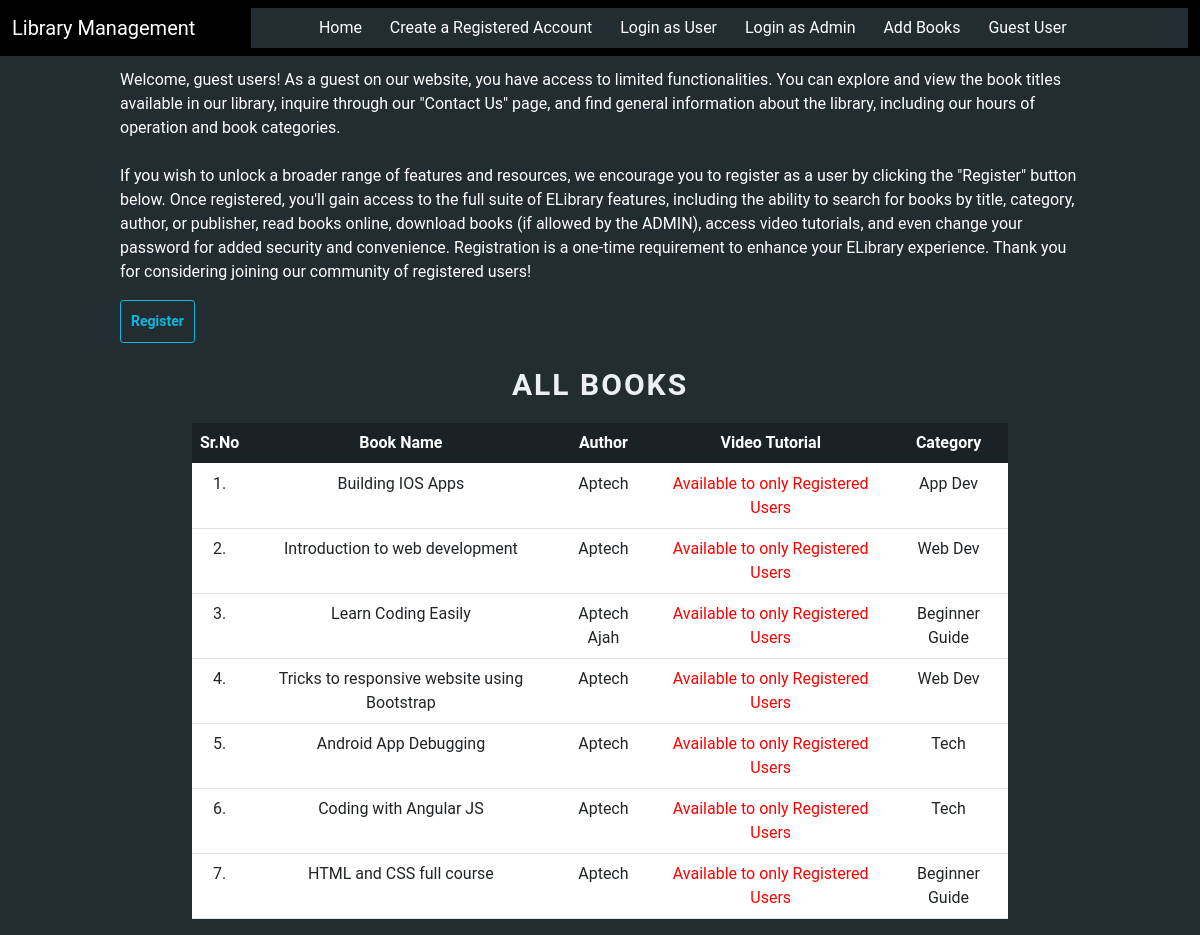
Screenshot of /guest_user/ with the database file from the repository.
### library/models.py (models this page shows, shortened)
class Book(models.Model):
    name = models.CharField(max_length=200)
    author = models.CharField(max_length=200)
    isbn = models.URLField()
    category = models.CharField(max_length=50)

### library/views.py (the view)
# urls.py: path("guest_user/", views.guest_books, name="guest_user"),
def guest_books(request):
    books = Book.objects.all()
    return render(request, "guest_user.html", {'books':books})

### library/templates/guest_user.html (shortened to what this page needs)
{% extends 'basic.html' %}
{% load static %}
{% block body %}
<div class="guest_text">
    <p style="color: white;">Welcome, guest users! As a guest on our website, you have access to limited functionalities. You can explore and view the book titles available in our library, inquire through our "Contact Us" page, and find general information about the library, including our hours of operation and book categories. <br> <br>
        If you wish to unlock a broader range of features and resources, we encourage you to register as a user by clicking the "Register" button below. Once registered, you'll gain access to the full suite of ELibrary features, including the ability to search for books by title, category, author, or publisher, read books online, download books (if allowed by the ADMIN), access video tutorials, and even change your password for added security and convenience. Registration is a one-time requirement to enhance your ELibrary experience. Thank you for considering joining our community of registered users!</p>
        <a class="regbutton btn btn-outline-primary btn-sm" href="/registereduser_registration/">Register</a>
</div>
<div class="container mt-4">
    <h1 class="text-center">ALL BOOKS</h1>
    <div class="table-responsive">
    <table class="table table-hover" id="example">
        <thead>
            <tr>
                <th>Sr.No</th>
                <th>Book Name</th>
                <th>Author</th>
                <th>Video Tutorial</th>
                <th>Category</th>
            </tr>
        </thead>
        <tbody>
            {% for book in books %}
            <tr>
                <td>{{forloop.counter}}.</td>
                <td>{{book.name}}</td>
                <td>{{book.author}}</td>
                <td style="color: red;">Available to only Registered Users</td>
                <td>{{book.category}}</td>
            </tr>
            {% endfor %}
        </tbody>
    </table>
</div>
</div>
{% endblock %}

### library/templates/basic.html (shortened to what this page needs)
{% load static %}
<!doctype html>
<html lang="en">
  <head>
    <link href="https://cdn.jsdelivr.net/npm/bootstrap@5.1.0/dist/css/bootstrap.min.css" rel="stylesheet">
    <link rel="stylesheet" href="{% static 'style.css' %}">
  </head>
  <body >
    <nav  class="navbar navbar-expand-lg navbar-black bg-black sticky-top">
        <div style="background-color: black;" class="container-fluid">
          <a style="color: white;"  class="navbar-brand" href="#">Library Management</a>
          <lord-icon
          src="https://cdn.lordicon.com/wxnxiano.json"
          trigger="loop"
          colors="primary:#0db8de,secondary:#27ef9f"
          stroke="40"
          state="loop"
          style="width:40px;height:40px">
      </lord-icon>
          <div style="background-color: #222D32" class="collapse navbar-collapse" id="navbarSupportedContent">
            <ul class="navbar-nav me-auto mb-2 mb-lg-0">
              <li class="nav-item">
                <a style="color: white;" class="nav-link active" aria-current="page" href="/">Home</a>
              </li>
              <li class="nav-item">
                <a  style="color: white;" class="nav-link active" href="/registereduser_registration/">Create a Registered Account</a>
              </li>
              <li class="nav-item">
                <a style="color: white;" class="nav-link active" href="/registereduser_login/">Login as User</a>
              </li>
              <li class="nav-item">
                <a style="color: white;" class="nav-link active" href="/admin_login/">Login as Admin</a>
              </li>
              <li class="nav-item">
                <a style="color: white;" class="nav-link active" href="/admin_login/">Add Books</a>
              </li>
              <li class="nav-item">
                <a style="color: white;" class="nav-link active" href="/guest_user/">Guest User</a>
              </li>
            </ul>
          </div>
        </div>
      </nav>
      {% block body %}
      {% endblock %}
  </body>
</html>

### library/templates/guest_user.html (style rules this page uses)
body { background: #222D32; font-family: 'Roboto', sans-serif; }
.container { margin-top: 75px; width: 70%; }
h1 { text-align: center; font-size: 30px; letter-spacing: 2px; font-weight: bold; color: #ECF0F5; margin-bottom: 20px; }
table { background-color: #1A2226; color: #ECF0F5; }
th { background-color: #0DB8DE; color: #1A2226; font-weight: bold; }
td { text-align: center; background-color: white !important; }
th { color: white !important; text-align: center; }
.guest_text { width: 80%; margin-left: 10%; margin-top: 1%; }
.regbutton { background-color: transparent !important; border: 1px solid #0DB8DE; color: #0DB8DE; padding: 10px; text-decoration: none; font-weight: bold; }

### rows the page displays
Book: name "Building IOS Apps", author "Aptech", category "App Dev"
Book: name "Introduction to web development", author "Aptech", category "Web Dev"
Book: name "Learn Coding Easily", author "Aptech Ajah", category "Beginner Guide"
Book: name "Tricks to responsive website using Bootstrap", author "Aptech", category "Web Dev"
Book: name "Android App Debugging", author "Aptech", category "Tech"
Book: name "Coding with Angular JS", author "Aptech", category "Tech"
Book: name "HTML and CSS full course", author "Aptech", category "Beginner Guide"
